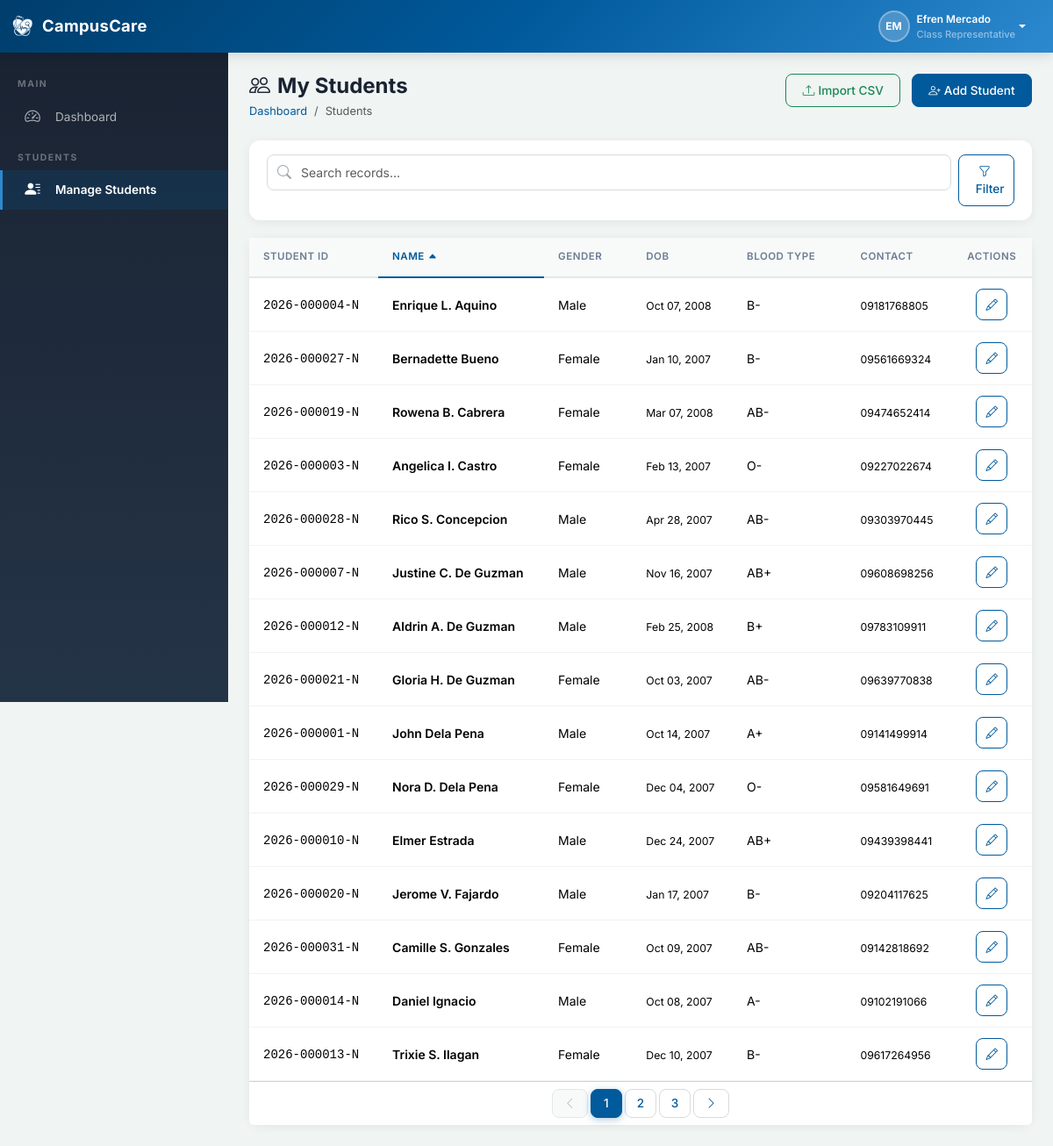
/rep/students.php (signed in), run on the app's committed database.
### tables this page shows
CREATE TABLE IF NOT EXISTS `users` (
  `id` INT(11) NOT NULL AUTO_INCREMENT,
  `username` VARCHAR(50) NOT NULL,
  `password` VARCHAR(255) NOT NULL,
  `first_name` VARCHAR(100) NOT NULL,
  `last_name` VARCHAR(100) NOT NULL,
  `email` VARCHAR(150) DEFAULT NULL,
  `role` ENUM('admin','nurse','rep') NOT NULL,
  `assigned_program_id` INT(11) DEFAULT NULL,
  `assigned_year_level_id` INT(11) DEFAULT NULL,
  `assigned_section` VARCHAR(20) DEFAULT NULL,
  `status` ENUM('active','inactive') NOT NULL DEFAULT 'active',
  `deactivation_reason` VARCHAR(255) DEFAULT NULL,
  `last_login` DATETIME DEFAULT NULL,
  `security_question` VARCHAR(255) DEFAULT NULL,
  `security_answer` VARCHAR(255) DEFAULT NULL,
  `created_at` DATETIME NOT NULL DEFAULT CURRENT_TIMESTAMP,
  `updated_at` DATETIME NOT NULL DEFAULT CURRENT_TIMESTAMP ON UPDATE CURRENT_TIMESTAMP,
  PRIMARY KEY (`id`),
  UNIQUE KEY `uk_username` (`username`),
  KEY `fk_user_program` (`assigned_program_id`),
  KEY `fk_user_year_level` (`assigned_year_level_id`),
  CONSTRAINT `fk_user_program` FOREIGN KEY (`assigned_program_id`) REFERENCES `programs`(`id`) ON DELETE SET NULL,
  CONSTRAINT `fk_user_year_level` FOREIGN KEY (`assigned_year_level_id`) REFERENCES `year_levels`(`id`) ON DELETE SET NULL
);

CREATE TABLE IF NOT EXISTS `students` (
  `id` INT(11) NOT NULL AUTO_INCREMENT,
  `student_id` VARCHAR(30) NOT NULL,
  `first_name` VARCHAR(100) NOT NULL,
  `last_name` VARCHAR(100) NOT NULL,
  `middle_name` VARCHAR(100) DEFAULT NULL,
  `date_of_birth` DATE DEFAULT NULL,
  `gender` ENUM('Male','Female','Other') NOT NULL,
  `program_id` INT(11) DEFAULT NULL,
  `year_level_id` INT(11) DEFAULT NULL,
  `section` VARCHAR(20) DEFAULT NULL,
  `contact_number` VARCHAR(20) DEFAULT NULL,
  `email` VARCHAR(150) DEFAULT NULL,
  `address` TEXT DEFAULT NULL,
  `blood_type` VARCHAR(5) DEFAULT NULL,
  `status` ENUM('active','archived') NOT NULL DEFAULT 'active',
  `created_by` INT(11) DEFAULT NULL,
  `created_at` DATETIME NOT NULL DEFAULT CURRENT_TIMESTAMP,
  `updated_at` DATETIME NOT NULL DEFAULT CURRENT_TIMESTAMP ON UPDATE CURRENT_TIMESTAMP,
  PRIMARY KEY (`id`),
  UNIQUE KEY `uk_student_id` (`student_id`),
  KEY `fk_student_program` (`program_id`),
  KEY `fk_student_year` (`year_level_id`),
  KEY `fk_student_creator` (`created_by`),
  CONSTRAINT `fk_student_program` FOREIGN KEY (`program_id`) REFERENCES `programs`(`id`) ON DELETE SET NULL,
  CONSTRAINT `fk_student_year` FOREIGN KEY (`year_level_id`) REFERENCES `year_levels`(`id`) ON DELETE SET NULL,
  CONSTRAINT `fk_student_creator` FOREIGN KEY (`created_by`) REFERENCES `users`(`id`) ON DELETE SET NULL
);

### includes/auth.php (called while the page is built, shortened)
<?php
require_once __DIR__ . '/../config/database.php';
require_once __DIR__ . '/functions.php';
function isLoggedIn()
{
    return isset($_SESSION['user_id']) && !empty($_SESSION['user_id']);
}
function getCurrentUser()
{
    if (!isset($_SESSION['user_data']) || $_SESSION['user_data']['id'] != $_SESSION['user_id']) {
        $db = Database::getInstance();
        $user = $db->fetch(
            "SELECT u.*, p.name as program_name, p.code as program_code, yl.name as year_level_name
             FROM users u
             LEFT JOIN programs p ON u.assigned_program_id = p.id
             LEFT JOIN year_levels yl ON u.assigned_year_level_id = yl.id
             WHERE u.id = ?",
        [$_SESSION['user_id']]
        );
    }
    return $_SESSION['user_data'];
}
function getDashboardUrl($role)
{
    switch ($role) {
        case 'rep':
            return BASE_URL . '/rep/dashboard.php';
    }
}
function getRoleDisplayName($role)
{
    $roles = [
        'admin' => 'Administrator',
        'nurse' => 'School Nurse/Staff',
        'rep' => 'Class Representative'
    ];
    return $roles[$role] ?? ucfirst($role);
}

### config/database.php (called while the page is built, shortened)
<?php
class Database
{
    private static $instance = null;
    private $pdo;
    private function __construct()
    {
        try {
            $dsn = "mysql:host=" . DB_HOST . ";dbname=" . DB_NAME . ";charset=" . DB_CHARSET;
            $options = [
                PDO::ATTR_ERRMODE => PDO::ERRMODE_EXCEPTION,
                PDO::ATTR_DEFAULT_FETCH_MODE => PDO::FETCH_ASSOC,
                PDO::ATTR_EMULATE_PREPARES => false,
            ];
            $this->pdo = new PDO($dsn, DB_USER, DB_PASS, $options);
        }
        catch (PDOException $e) {
            die("Database connection failed: " . $e->getMessage());
        }
    }
    public static function getInstance()
    {
        if (self::$instance === null) {
            self::$instance = new self();
        }
        return self::$instance;
    }
    public function query($sql, $params = [])
    {
        $stmt = $this->pdo->prepare($sql);
        $stmt->execute($params);
        return $stmt;
    }
    public function fetchAll($sql, $params = [])
    {
        return $this->query($sql, $params)->fetchAll();
    }
    public function fetch($sql, $params = [])
    {
        return $this->query($sql, $params)->fetch();
    }
    public function fetchColumn($sql, $params = [])
    {
        return $this->query($sql, $params)->fetchColumn();
    }
}

### rep/students.php (the view, shortened to what this page needs)
<?php
require_once __DIR__ . '/../includes/header.php';
$db = Database::getInstance();
$user = getCurrentUser();
$programId = $user['assigned_program_id'] ?? null;
$yearLevelId = $user['assigned_year_level_id'] ?? null;
$section = $user['assigned_section'] ?? null;
$search = trim($_GET['search'] ?? '');
$page = max(1, intval($_GET['page'] ?? 1));
$perPage = 15;
$offset = ($page - 1) * $perPage;
$sortColumns = ['student_id' => 's.student_id', 'name' => 's.last_name', 'gender' => 's.gender', 'dob' => 's.date_of_birth', 'blood_type' => 's.blood_type', 'contact' => 's.contact_number'];
$sort = (isset($_GET['sort']) && array_key_exists($_GET['sort'], $sortColumns)) ? $_GET['sort'] : 'name';
$order = (isset($_GET['order']) && in_array($_GET['order'], ['asc', 'desc'])) ? $_GET['order'] : 'asc';
$where = "WHERE s.status='active'";
$params = [];
if ($programId) {
    $where .= " AND s.program_id=?";
    $params[] = $programId;
}
if ($yearLevelId) {
    $where .= " AND s.year_level_id=?";
    $params[] = $yearLevelId;
}
if ($section) {
    $where .= " AND s.section=?";
    $params[] = $section;
}
$total = $db->fetchColumn("SELECT COUNT(*) FROM students s $where", $params);
$totalPages = ceil($total / $perPage);
$orderSql = $sortColumns[$sort] . ' ' . ($order === 'asc' ? 'ASC' : 'DESC');
$students = $db->fetchAll("SELECT s.* FROM students s $where ORDER BY $orderSql LIMIT $perPage OFFSET $offset", $params);
require_once __DIR__ . '/../includes/sidebar.php';
?>
<div class="page-header d-flex justify-content-between align-items-start flex-wrap">
    <div><h1><i class="bi bi-people me-2"></i>My Students</h1>
    <nav aria-label="breadcrumb"><ol class="breadcrumb"><li class="breadcrumb-item"><a href="dashboard.php">Dashboard</a></li><li class="breadcrumb-item active">Students</li></ol></nav></div>
    <div>
        <button class="btn btn-outline-success me-2" onclick="document.getElementById('importModal') && importModal.show()"><i class="bi bi-upload me-1"></i>Import CSV</button>
        <button class="btn btn-primary" onclick="openStudentModal()"><i class="bi bi-person-plus me-1"></i>Add Student</button>
    </div>
</div>
<div class="filter-bar">
    <form method="GET" class="row g-2">
        <div class="col-md-11">
            <div class="search-box">
                <i class="bi bi-search search-icon"></i>
                <input type="text" class="form-control" name="search" placeholder="Search records..." value="<?php echo e($search); ?>">
            </div>
        </div>
        <div class="col-md-1">
            <?php if ($search): ?>
                <a href="students.php" class="btn btn-outline-secondary w-100">Clear</a>
            <?php
else: ?>
                <button type="submit" class="btn btn-outline-primary w-100"><i class="bi bi-funnel me-1"></i>Filter</button>
            <?php
endif; ?>
        </div>
    </form>
</div>
<div class="card"><div class="card-body p-0"><div class="table-responsive"><table class="table table-hover mb-0">
<thead><tr><?php echo sortableHeader('Student ID', 'student_id', $sort, $order); ?><?php echo sortableHeader('Name', 'name', $sort, $order); ?><?php echo sortableHeader('Gender', 'gender', $sort, $order); ?><?php echo sortableHeader('DOB', 'dob', $sort, $order); ?><?php echo sortableHeader('Blood Type', 'blood_type', $sort, $order); ?><?php echo sortableHeader('Contact', 'contact', $sort, $order); ?><th class="text-center">Actions</th></tr></thead>
<tbody>
<?php if (empty($students)): ?><tr><td colspan="7" class="text-center text-muted py-4">No students found.</td></tr>
<?php
else:
    foreach ($students as $s): ?>
<tr>
<td><span class="font-monospace"><?php echo e($s['student_id']); ?></span></td>
<td class="fw-semibold"><?php echo e($s['first_name'] . ' ' . ($s['middle_name'] ? substr($s['middle_name'], 0, 1) . '. ' : '') . $s['last_name']); ?></td>
<td><?php echo e($s['gender']); ?></td>
<td><small><?php echo formatDate($s['date_of_birth']); ?></small></td>
<td><?php echo e($s['blood_type'] ?? '—'); ?></td>
<td><small><?php echo e($s['contact_number'] ?? '—'); ?></small></td>
<td class="text-center"><button class="btn btn-sm btn-outline-primary btn-icon" onclick="editStudent(<?php echo $s['id']; ?>)"><i class="bi bi-pencil"></i></button></td>
</tr>
<?php
    endforeach;
endif; ?>
</tbody></table></div></div>
<?php if ($totalPages > 1): ?><div class="card-footer bg-white"><?php echo generatePagination($page, $totalPages, 'students.php?search=' . urlencode($search) . '&sort=' . urlencode($sort) . '&order=' . urlencode($order)); ?></div><?php
endif; ?>
</div>
<?php require_once __DIR__ . '/../includes/footer.php'; ?>

### includes/header.php (shortened to what this page needs)
<?php
require_once __DIR__ . '/auth.php';
require_once __DIR__ . '/functions.php';
$currentUser = isLoggedIn() ? getCurrentUser() : null;
?>
<!DOCTYPE html>
<html lang="en">
<head>
    <link rel="stylesheet" href="<?php echo BASE_URL; ?>/node_modules/bootstrap/dist/css/bootstrap.min.css">
    <link rel="stylesheet" href="<?php echo BASE_URL; ?>/node_modules/bootstrap-icons/font/bootstrap-icons.css">
    <link rel="stylesheet" href="<?php echo BASE_URL; ?>/css/style.css">
</head>
<body class="<?php echo isLoggedIn() ? 'has-sidebar' : ''; ?>">
<?php if (isLoggedIn()): ?>
<nav class="navbar navbar-expand-lg navbar-dark cc-navbar fixed-top">
    <div class="container-fluid">
        <a class="navbar-brand d-flex align-items-center" href="<?php echo getDashboardUrl($currentUser['role']); ?>">
            <img src="<?php echo BASE_URL; ?>/assets/logo-main-w.png" alt="<?php echo APP_NAME; ?>" style="width:28px;height:28px;object-fit:contain;" class="me-2">
            <span class="fw-bold"><?php echo APP_NAME; ?></span>
        </a>
        <div class="d-flex align-items-center ms-auto">
            <div class="dropdown">
                <button class="btn btn-link text-white text-decoration-none dropdown-toggle d-flex align-items-center"
                        type="button" id="userDropdown" data-bs-toggle="dropdown" aria-expanded="false">
                    <div class="user-avatar me-2">
                        <?php echo strtoupper(substr($currentUser['first_name'], 0, 1) . substr($currentUser['last_name'], 0, 1)); ?>
                    </div>
                    <div class="d-none d-md-block text-start">
                        <div class="fw-semibold small"><?php echo e($currentUser['first_name'] . ' ' . $currentUser['last_name']); ?></div>
                        <div class="text-white-50" style="font-size: 0.7rem;"><?php echo getRoleDisplayName($currentUser['role']); ?></div>
                    </div>
                </button>
            </div>
        </div>
    </div>
</nav>
<?php
endif; ?>

### css/style.css (style rules this page uses)
:root { --cc-primary: #005a9c; --cc-primary-light: #2d89cf; --cc-primary-dark: #003d6b; --cc-primary-bg: #f0f7ff; --cc-secondary: #4a6fa5; --cc-secondary-light: #6c8ebf; --cc-secondary-bg: #f8fafc; --cc-accent: #0ea5e9; --cc-accent-bg: #ffffff; --cc-danger: #c0392b; --cc-danger-bg: #fdecea; --cc-success: #27ae60; --cc-warning: #f39c12; --cc-info: #2980b9; --cc-sidebar-width: 260px; --cc-navbar-height: 60px; --cc-body-bg: #f0f4f3; --cc-card-shadow: 0 2px 12px rgba(0, 0, 0, 0.06); --cc-transition: all 0.3s ease; --cc-radius: 12px; --cc-radius-sm: 8px; }
* { margin: 0; padding: 0; box-sizing: border-box; }
body { font-family: 'Inter', -apple-system, BlinkMacSystemFont, 'Segoe UI', Roboto, sans-serif; background-color: var(--cc-body-bg); color: #2c3e50; overflow-x: hidden; }
body.has-sidebar { padding-top: var(--cc-navbar-height); }
a { color: var(--cc-primary); text-decoration: none; transition: var(--cc-transition); }
.cc-navbar { background: linear-gradient(135deg, var(--cc-primary-dark) 0%, var(--cc-primary) 50%, var(--cc-primary-light) 100%); height: var(--cc-navbar-height); box-shadow: 0 2px 15px rgba(0, 0, 0, 0.15); z-index: 1040; border: none; }
.cc-navbar .navbar-brand { font-size: 1.15rem; letter-spacing: 0.3px; }
.user-avatar { width: 36px; height: 36px; border-radius: 50%; background: rgba(255, 255, 255, 0.2); display: flex; align-items: center; justify-content: center; font-size: 0.75rem; font-weight: 700; color: #fff; border: 2px solid rgba(255, 255, 255, 0.3); }
.page-header { margin-bottom: 1.5rem; }
.page-header h1 { font-size: 1.5rem; font-weight: 700; color: #1a2332; margin-bottom: 0.25rem; }
.page-header .breadcrumb { font-size: 0.8rem; margin-bottom: 0; }
.page-header .breadcrumb-item a { color: var(--cc-primary); }
.card { border: none; border-radius: var(--cc-radius); box-shadow: var(--cc-card-shadow); transition: var(--cc-transition); background: #fff; }
.card-body { padding: 1.25rem; }
.table { font-size: 0.875rem; }
.table thead th { background: #f8faf9; font-weight: 600; text-transform: uppercase; font-size: 0.72rem; letter-spacing: 0.5px; color: #6b7c93; border-bottom: 2px solid #e2e8e5; padding: 0.85rem 1rem; white-space: nowrap; }
.table tbody td { padding: 0.75rem 1rem; vertical-align: middle; border-bottom: 1px solid #f0f4f3; }
.form-control, .form-select { border-radius: var(--cc-radius-sm); border: 1.5px solid #d5dcd9; padding: 0.55rem 0.85rem; font-size: 0.875rem; transition: var(--cc-transition); }
.btn { border-radius: var(--cc-radius-sm); font-weight: 500; font-size: 0.85rem; padding: 0.5rem 1.15rem; transition: var(--cc-transition); }
.btn-primary { background: var(--cc-primary); border-color: var(--cc-primary); }
.btn-outline-primary { color: var(--cc-primary); border-color: var(--cc-primary); }
.btn-icon { width: 36px; height: 36px; padding: 0; display: inline-flex; align-items: center; justify-content: center; border-radius: var(--cc-radius-sm); }
.search-box { position: relative; }
.search-box .search-icon { position: absolute; left: 12px; top: 50%; transform: translateY(-50%); color: #9ca3af; z-index: 1; }
.search-box input { padding-left: 38px; }
.filter-bar { background: #fff; border-radius: var(--cc-radius); padding: 1rem 1.25rem; box-shadow: var(--cc-card-shadow); margin-bottom: 1.25rem; }

### data on the page
users: first_name+last_name "EM", first_name+last_name "Efren Mercado", role "Class Representative"
students: student "2026-000004-N", first_name+middle_name+last_name "Enrique L. Aquino", gender "Male", date_of_birth "Oct 07, 2008", blood_type "B-", contact_number "09181768805"
students: student "2026-000027-N", first_name+middle_name+last_name "Bernadette Bueno", gender "Female", date_of_birth "Jan 10, 2007", blood_type "B-", contact_number "09561669324"
students: student "2026-000019-N", first_name+middle_name+last_name "Rowena B. Cabrera", gender "Female", date_of_birth "Mar 07, 2008", blood_type "AB-", contact_number "09474652414"
students: student "2026-000003-N", first_name+middle_name+last_name "Angelica I. Castro", gender "Female", date_of_birth "Feb 13, 2007", blood_type "O-", contact_number "09227022674"
students: student "2026-000028-N", first_name+middle_name+last_name "Rico S. Concepcion", gender "Male", date_of_birth "Apr 28, 2007", blood_type "AB-", contact_number "09303970445"
students: student "2026-000007-N", first_name+middle_name+last_name "Justine C. De Guzman", gender "Male", date_of_birth "Nov 16, 2007", blood_type "AB+", contact_number "09608698256"
students: student "2026-000012-N", first_name+middle_name+last_name "Aldrin A. De Guzman", gender "Male", date_of_birth "Feb 25, 2008", blood_type "B+", contact_number "09783109911"
students: student "2026-000021-N", first_name+middle_name+last_name "Gloria H. De Guzman", gender "Female", date_of_birth "Oct 03, 2007", blood_type "AB-", contact_number "09639770838"
students: student "2026-000001-N", first_name+middle_name+last_name "John Dela Pena", gender "Male", date_of_birth "Oct 14, 2007", blood_type "A+", contact_number "09141499914"
students: student "2026-000029-N", first_name+middle_name+last_name "Nora D. Dela Pena", gender "Female", date_of_birth "Dec 04, 2007", blood_type "O-", contact_number "09581649691"
students: student "2026-000010-N", first_name+middle_name+last_name "Elmer Estrada", gender "Male", date_of_birth "Dec 24, 2007", blood_type "AB+", contact_number "09439398441"
students: student "2026-000020-N", first_name+middle_name+last_name "Jerome V. Fajardo", gender "Male", date_of_birth "Jan 17, 2007", blood_type "B-", contact_number "09204117625"
students: student "2026-000031-N", first_name+middle_name+last_name "Camille S. Gonzales", gender "Female", date_of_birth "Oct 09, 2007", blood_type "AB-", contact_number "09142818692"
students: student "2026-000014-N", first_name+middle_name+last_name "Daniel Ignacio", gender "Male", date_of_birth "Oct 08, 2007", blood_type "A-", contact_number "09102191066"
students: student "2026-000013-N", first_name+middle_name+last_name "Trixie S. Ilagan", gender "Female", date_of_birth "Dec 10, 2007", blood_type "B-", contact_number "09617264956"

### other printed values
APP_NAME "CampusCare"
$label "STUDENT ID NAME GENDER DOB BLOOD TYPE CONTACT"
